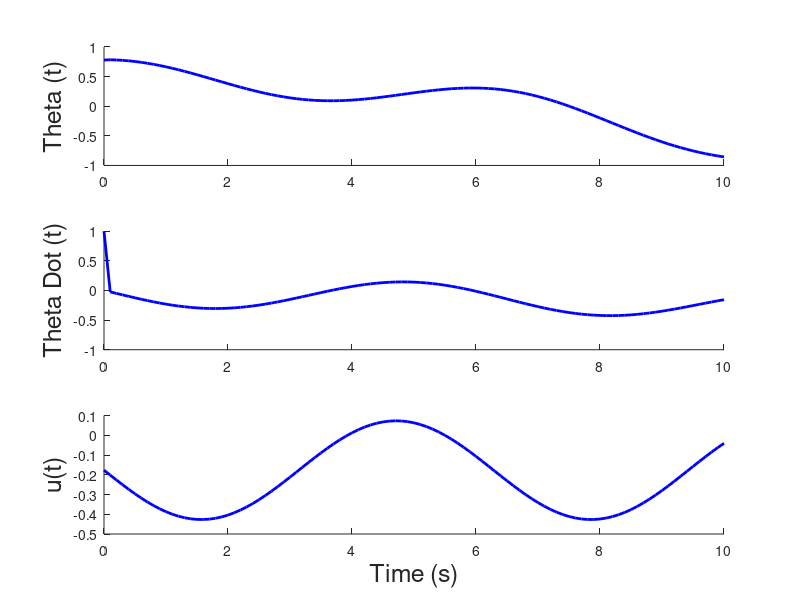
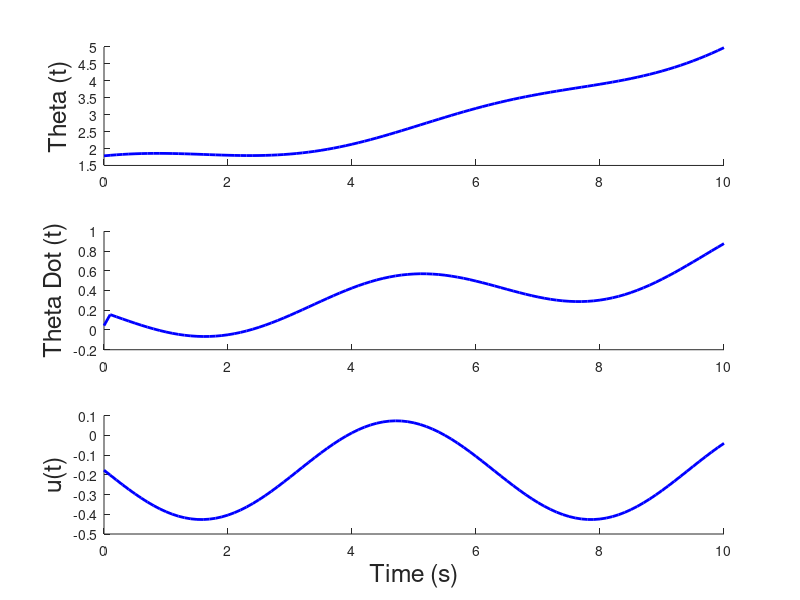
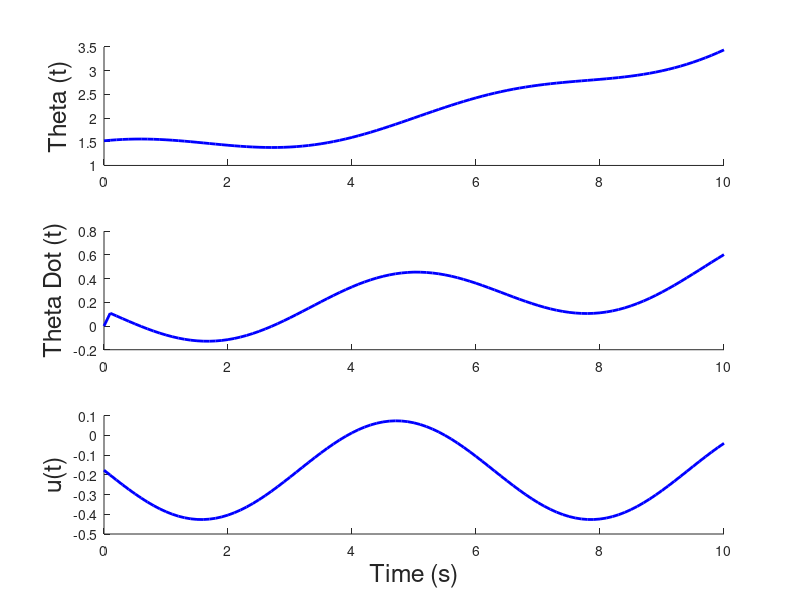

Here is the MATLAB script that generated these plots, in order:
function linear_nonlinear_sim()
    %% Initialize the simulation variables
    t0 = 0; % initial time
    dt = 0.1; % time step
    tf = 10.0; % final time
        
    % Set the control input functions
    % From 2.3d, T(t) = b*theta_dot - mgl*sin(t)
    g = 9.8;
    m = 1/9.8;
    l = 0.25;
    b = 1;
    u = @(t, x) b*0 - m*g*l*sin(t);    
    
    % Set the starting points
    A = [0 1; sqrt(2)*9.8*(2*0.25) -9.8/(0.25^2)];
    [V, ~] = eig(A);
    x0_1 = V(:,2); % State associated with negative eigenvalue
    x0_2 = V(:,1); % State associated with positive eigenvalue
    x0_3 = [pi/4 - 0.05; 0]; % State associated with theta = pi/4 - 0.05, thetad = 0
    x0_list = [x0_1, x0_2, x0_3];
    
    for k = 1:size(x0_list,2)
        % Pull out the state
        x0 = x0_list(:,k);

        %% Simulate and plot the system using ode
        % Simulate the system
        [tvec, xvec] = matlabOde45(x0, t0, dt, tf, u);
        uvec = getControlVector(tvec, xvec, u);
        
        % Define the equilibrium states
        xeq = [pi/4; 0];
        ueq = b*0 - m*g*l*sin(pi/4);

        % Plot the resulting states
        figure;
        plotResults(tvec, xvec, uvec, xeq, ueq, 'b');
    end
end

function u_vec = getControlVector(tvec, xvec, u)
%getControlVector calculate the control vector over the specified time
%interval and state
%
% Inputs:
%   tvec: 1xm vector of time inputs
%   xvec: nxm matrix of states
%   u: function handle that takes time and state as inputs and outputs
%   the control input

    len = size(tvec, 2);
    u_vec = zeros(1, len);
    for k = 1:len
        u_vec(:,k) = u(tvec(k), xvec(:,k));
    end

end

function [tvec, xvec] = matlabOde45(x0, t0, dt, tf, u)
    %MatlabOde45 uses ODE 45 to simulate the state starting at x0 from time
    % t0 to tf
    %
    % Inputs:
    %   x0: nx1 initial state
    %   t0: scalar - initial time
    %   dt: scalar - time increment
    %   tf: scalar - final time
    %   u: function handle that takes time and state as inputs and outputs
    %   the control input
    %
    % Outputs:
    %   tvec: 1xm vector of times associated with the states
    %   xvec: nxm matrix of states where each column is a state at the
    %   associated time in tvec
    
    % Initialize the time
    t = t0:dt:tf;
    
    % Simulate the linear output
    [tvec, xvec] = ode45(@(t,x) f(x,u(t,x)), t, x0);

    % % Simulate the nonlinear output
    % [tvec_2, xvec_2] = ode45(@(t,x) nonlinear_xdot(x, u(t,x)), t, x0);
    
    % Transpose the outputs to get in the correct form
    tvec = tvec';
    xvec = xvec';    
    % tvec_2 = tvec_2';
    % xvec_2 = xvec_2';
end

function xdot = f(x, u)
    %f calculates the state dynamics using the current time, state, and
    %control input
    %
    % Inputs:
    %   t: current time
    %   x: current state
    %   u: current control input
    %
    % Ouputs:
    %   xdot: time derivative of x(t)

    % Define the variables
    g = 9.8;
    m = 1/9.8;
    l = 0.25;
    b = 1;
    
    % Linear system matrices
    A = [0 1; sqrt(2)*g/(2*l) -b/(m*l^2)];
    B = [0; 1/(m*l^2)];
    
    % LTI equation
    xdot = A*x + B*u;
end

function xdot = nonlinear_xdot(x, u)
    % Calculates the state dynamics using the 

    % Define the variables
    g = 9.8;
    m = 1/9.8;
    l = 0.25;
    b = 1;
    
    % Pull out states
    theta = x(1);
    theta_dot = x(2);

    % Calculate theta double dot
    theta_ddot = g/l * sin(theta) - b/(m*l^2) * theta_dot + u/(m*l^2);

    % Build xdot
    xdot = [theta_dot, theta_ddot];
end

function plotResults(tvec, xvec, uvec, xeq, ueq, color)
   
    % Build the actual state
    real_state = xvec + xeq;
    real_input = uvec + ueq;
    
    % xvec(:,2)
    % real_state(:,2)

    % uvec(:,2)
    % real_input(:,2)
    
    % Plot variables
    fontsize = 18;
    linewidth = 2;
    
    % Plot the resulting states
    subplot(3,1,1); hold on;
    plot(tvec, real_state(1,:), color, 'linewidth', linewidth);
    ylabel('Theta (t)', 'fontsize', fontsize);
    
    subplot(3,1,2); hold on;
    plot(tvec, real_state(2,:), color, 'linewidth', linewidth);
    ylabel('Theta Dot (t)', 'fontsize', fontsize);
    
    subplot(3,1,3); hold on;
    plot(tvec, real_input, color, 'linewidth', linewidth);
    ylabel('u(t)', 'fontsize', fontsize);
    xlabel('Time (s)', 'fontsize', fontsize);
end

